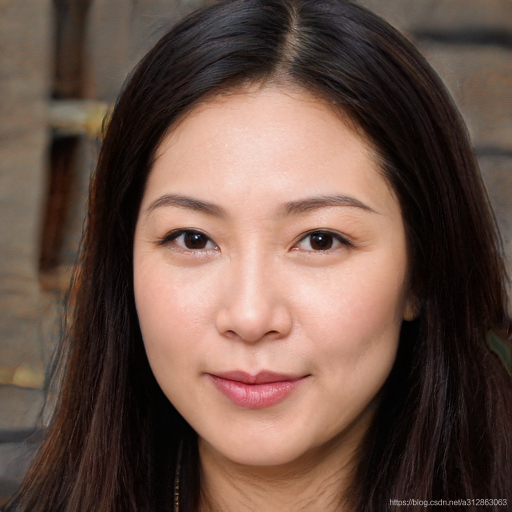
#> input picture work/ps_source_face.png, 1024 x 1024 px, found by its file name (shown at 1/2 size)
$ python 456.py
#> lines starting #> are read from the running program, lines starting #| are printed output that depends on the picture; pictures that were not available may be replaced by others from this repository, and a replacement may not be noted
import cv2
from matplotlib import pyplot as plt

ps_source = cv2.imread("C:/Users/pages/Desktop/home/aistudio/work/ps_source_face.png")
#> ps_source is the input picture: shape (1024, 1024, 3); mean B, G, R 71.1, 82.1, 106.3
ps_ref = cv2.imread('C:/Users/pages/Desktop//home/aistudio/work/ref/ps_ref.png')
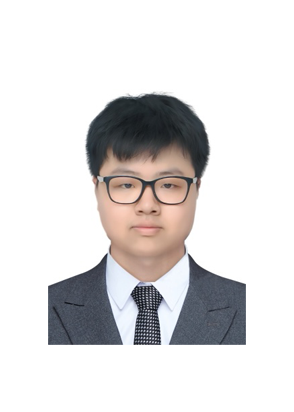
#> input picture work/HANDSOME.png, 294 x 412 px, given in place of ps_ref.png, which was not available
#> ps_ref is the input picture: shape (412, 294, 3); mean B, G, R 219.5, 219.3, 221.3
transfered_ref_ps_ref = cv2.imread('C:/Users/pages/Desktop//home/aistudio/PaddleGAN/output/transfered_ref_ps_ref.png')
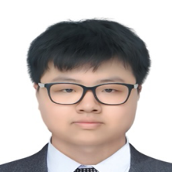
#> input picture work/ps_source_1face.png, 172 x 172 px, given in place of transfered_ref_ps_ref.png, which was not available
#> transfered_ref_ps_ref is the input picture: shape (172, 172, 3); mean B, G, R 179.5, 182.4, 190.6

plt.figure(figsize=(10, 10))
plt.subplot(1, 3, 1)
plt.title('Origanl')
plt.imshow(ps_source[:, :, ::-1])
plt.xticks([])
plt.yticks([])

plt.subplot(1, 3, 2)
plt.title('MakeUp')
plt.imshow(ps_ref[:, :, ::-1])
plt.xticks([])
plt.yticks([])

plt.subplot(1, 3, 3)
plt.title('After')
plt.imshow(transfered_ref_ps_ref[:, :, ::-1])
plt.xticks([])
plt.yticks([])

save_path='C:/Users/pages/Desktop/home/aistudio/work/output.png'
plt.savefig(save_path)
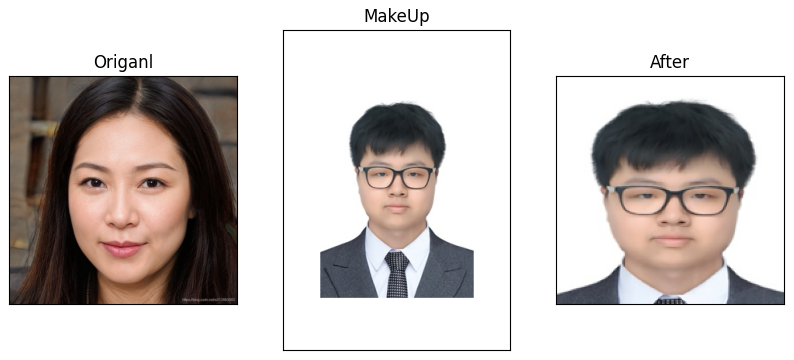
#> figure drawn by matplotlib, 3 panels

plt.show()
